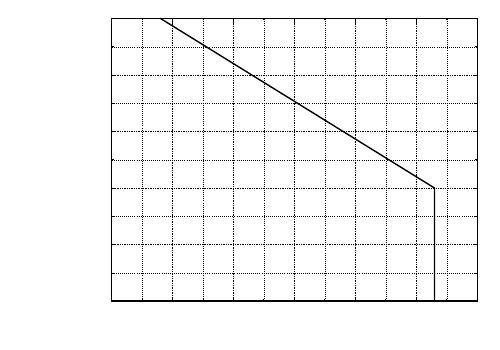

Here is the gnuplot script that generated this plot:
# gnuplot script file
# 
# VNE vs Altitude chart for Limitations Section
#
## for direct inclusion in latex using epslatex terminal

# must manually edit vne_chart.tex to add commas in the altitude number

load 'common_commands.gp'
set output '../graphs/vne_chart.eps'

# set size 1,1.25

set xlabel "$\\mathrm{V_{NE}}$ (KIAS)"
set ylabel "Altitude (ft)"

set xrange [150:210]
set yrange [0:25000]

set format y "%'.0f"

# unset autoscale x

# set xtics 78,1,88
set mxtics 2     # set minor tics on X-axis, with 5 divisions per major tic
set mytics 2     # set minor tics on Y-axis, with 2 divisions per major tic

# unset grid

#set nokey	# turn off label in top right hand corner

plot 'data/vne_chart.txt' with lines lt -1 lw 2 # lt -1 = blackline
											# lw = line width
											# pt = point style
											# do gnuplot test to see options
